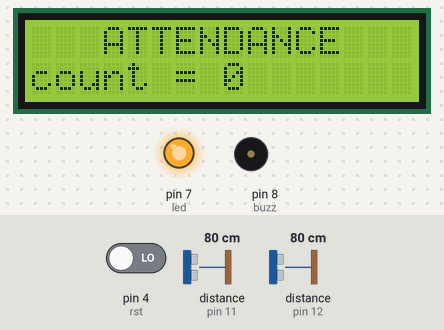
Bench run of a sketch on a simulated Arduino Uno, built with avr-gcc and run on an emulated ATmega328P. Parts: 16×2 character LCD, output pins drawn as LEDs (lit = HIGH), buzzer (waves = sounding). Wiring (inferred from the names in the program): 2 × ultrasonic range finder: trigger pin 10, echo pin 11 / trigger pin 13, echo pin 12. Inputs (shaded band) come from the test bench; at power-on: pin 4 (rst) LOW, distance to the obstacle (sensors on pin 11, pin 12) 80 cm. The echo pulse lasts 58.3 µs per cm; pins used as bus, display or sensor lines are not drawn.

Above: at 3.5 s.
3.6 s: pin 4 (rst) driven HIGH
At 4.0 s:
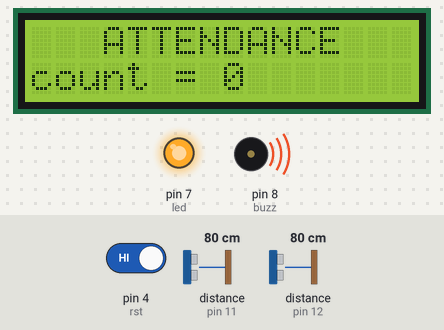
6.6 s: distance to the obstacle (sensor on pin 11) set to 120 cm
At 7.2 s:
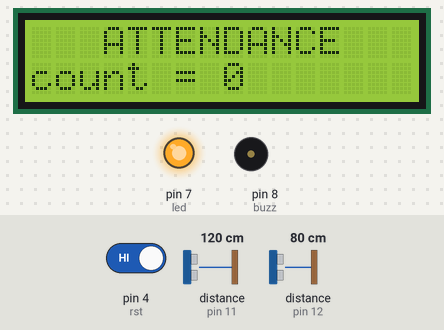
8.1 s: distance to the obstacle (sensor on pin 12) set to 100 cm
10.2 s: distance to the obstacle (sensor on pin 12) set to 107 cm
12.7 s: pin 4 (rst) driven LOW
At 14.1 s:
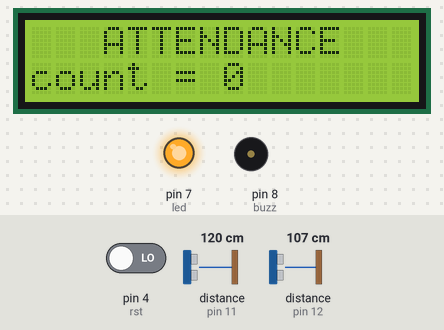
Timing chart, 0 to 15.3 s (numbered marks = the images above; inputs shaded):
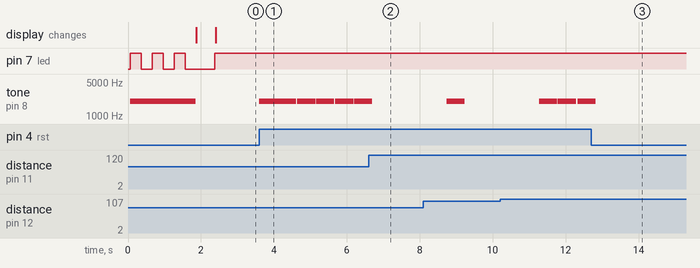

The sketch:

attendanceCounter.ino
```cpp
#include <Wire.h>
#include <LiquidCrystal_I2C.h>

LiquidCrystal_I2C lcd(0x27, 16, 2);

#define trig0 10 // trig pin of first ultrasonic sensor connects to pin 10 of Arduino
#define echo0 11 // echo pin of first ultrasonic sensor connects to pin 11 of Arduino
#define trig1 13 // trig pin of second ultrasonic sensor connects to pin 13 of Arduino
#define echo1 12 // echo pin of second ultrasonic sensor connects to pin 13 of Arduino
#define rst 4 // A reset button connected to Arduino pin 4 is used to reset the count recorded

#define buzz 8 // A buzzer connected to Arduino pin 8
#define led 7 // An LED connected to Arduino pin 7

struct attC
{
  bool state[2] = {0, 0};
  float threshold = 100.0; //cm
  float waitTime = 2; //second(s)
  unsigned long millisNow, dMillis = 0;
  int count;

  void Init( void )
  {
    lcd.init();
    lcd.backlight();
    pinMode( rst, 0 );
    pinMode( buzz, 1);
    pinMode( led, 1);
    tone( buzz, 2000 );

    for (int y = 0; y < 3; ++y)
    {
      digitalWrite( led, 1 );
      delay( 300 );
      digitalWrite( led, 0 );
      delay( 300 );
    }

    noTone( buzz );
    count = 0;
    lcd.clear();
    lcd.setCursor( 3, 1 );
    lcd.print( "ATTENDANCE" );
    delay(500);

    digitalWrite( led, 1 );
  }
  void updateDisplay( int rate )
  {
    if ( millis() - dMillis >= rate )
    {
      lcd.clear();
      lcd.setCursor( 3, 0 );
      lcd.print( "ATTENDANCE" );
      lcd.setCursor( 0, 1 );
      lcd.print( "count = " + String( count ) );
      dMillis = millis();

    }
  }
  bool ping( byte trig, byte echo )
  {
    pinMode( trig, 1 );
    pinMode( echo, 0 );
    digitalWrite( trig, 0 );
    digitalWrite( trig, 1 );
    delayMicroseconds( 10 );
    digitalWrite( trig, 0 );
    unsigned long pong = pulseIn( echo, 1 );
    pong /= 2;
    float distance = 0.0332 * pong;
    if ( distance <= threshold)
    {
      return 1;
    }
    else {
      return 0;
    }
  }

  byte checkMo( void )
  {
    state[0] = ping(trig0, echo0);
    state[1] = ping(trig1, echo1);
    if ( !state[0] && !state[1] || state[0] && state[1])
    {
      return 0;
    }
    else if ( state[0] && !state[1] )
    {
      if ( expect(1, waitTime) )
      {
        return 1;
      }
      else {
        return 0;
      }
    }
    else if ( !state[0] && state[1] )
    {
      if ( expect(0, waitTime) )
      {
        return 2;
      }
      else {
        return 0;
      }
    }
  }

  bool expect( byte eventId, float interval )
  {
    if ( eventId == 1 )
    {
      millisNow = millis();
      while ( millis() - millisNow < int( interval * 1000 ) )
      {
        if ( ping(trig1, echo1) )
        {
          return 1;
        }
      }
      return 0;
    }
    else if ( eventId == 0 )
    {
      millisNow = millis();
      while ( millis() - millisNow < int( interval * 1000 ) )
      {
        if ( ping(trig0, echo0) )
        {
          return 1;
        }
      }
      return 0;
    }


  }

  void Run( void )
  {
    if ( digitalRead( rst ) )
    {
      for ( byte i = 0; i < 2; i++ )
      {
        tone(buzz, 2000);
        delay(250);
        noTone(buzz);
      }
      count = 0;
    }
    switch ( checkMo() )
    {
      case 1:
        beep();
        count++;
        break;
      case 2:
        beep();
        count--;
        if ( count < 0 )
        {
          count = 0;
        }

      default:
        break;
    }
  }

  void runLoop()
  {
    Run();
    updateDisplay( 1000 );
  }

  void beep( void )
  {
    tone(buzz, 2000);
    delay(500);
    noTone(buzz);
  }

} counter;

void setup()
{
  counter.Init();
}

void loop()
{
  counter.runLoop();
}
```

Measured:
- after the input at 3.6 s, tone on pin 8 (buzz): alternates 2000 Hz for 0.50 s and silent for 0.01 s, starting at once
- after the input at 6.6 s, tone on pin 8 (buzz): goes on until 6.7 s, then stays silent
- after the input at 12.7 s, tone on pin 8 (buzz): goes on until 12.8 s, then stays silent
